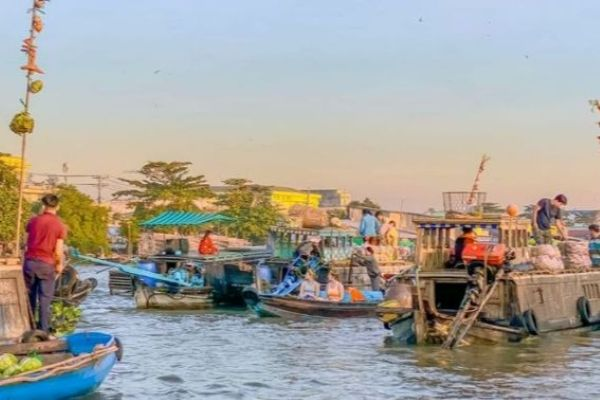
#> input picture iuh/môn/hk1-3/da-phuong-tien/midterm/23630851_LeThanhLong/Cau2/input.jpg, 600 x 400 px
$ python cau2.py
#> lines starting #> are read from the running program, lines starting #| are printed output that depends on the picture
from PIL import Image
import numpy as np

try:

    img = Image.open('input.jpg')
#> img is the input picture: PIL image 600x400 RGB; mean R, G, B 166.2, 162.6, 155.7
    print(f"Đã mở ảnh 'input.jpg'")
    print(f"Kích thước (rộng x cao): {img.size}")
#| Kích thước (rộng x cao): (600, 400)


    gray_img = img.convert('L')
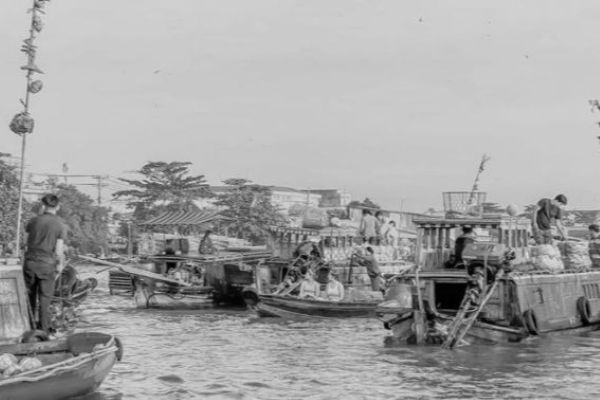
#> gray_img: PIL image 600x400 L; min 0, max 224, mean 162.9
    print("\nĐã chuyển ảnh sang Grayscale.")


    gray_array = np.array(gray_img)
    average_gray = gray_array.mean()
#> average_gray = 162.9
    print(f"Mức xám trung bình của ảnh: {average_gray:.2f}")
#| Mức xám trung bình của ảnh: 162.92


    gray_img.save('output_gray.png')
    print("Đã lưu ảnh xám thành 'output_gray.png'")


except FileNotFoundError:
    print("Lỗi: Không tìm thấy file 'input.jpg'. Hãy chắc chắn bạn có file này trong cùng thư mục.")
